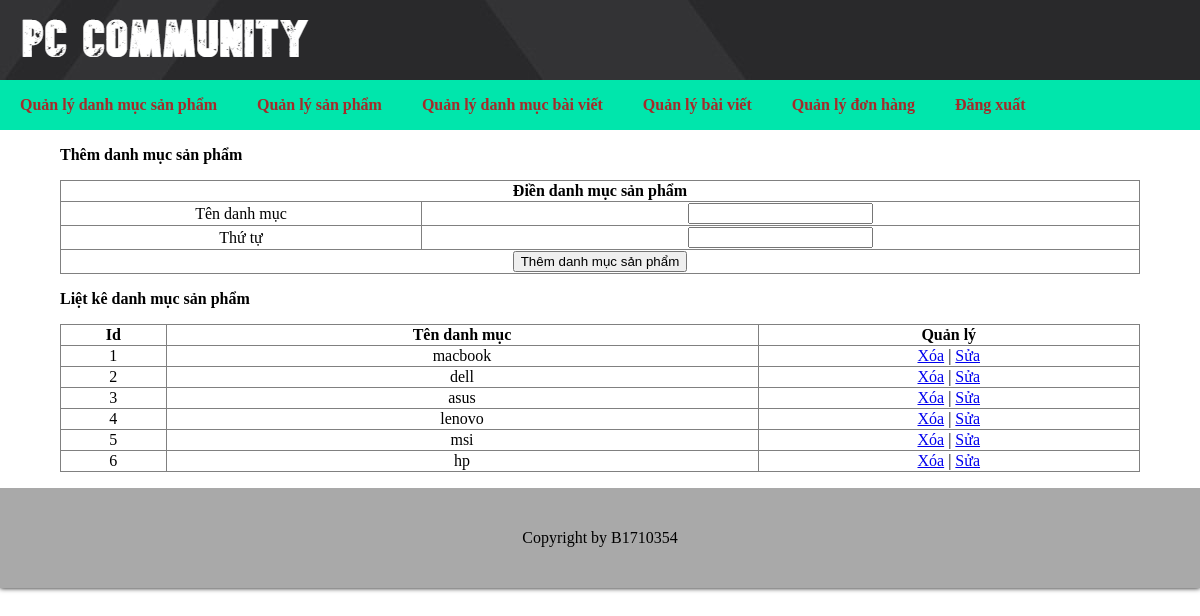
The app's page /admin/index.php?action=quanlydanhmucsanpham&query=them (signed in) with its own data.
### tables this page shows
CREATE TABLE `tbl_danhmuc` (
  `id` int(11) NOT NULL,
  `tendanhmuc` varchar(100) NOT NULL,
  `thutu` int(11) NOT NULL
);

### admin/modules/quanlydanhmucsp/lietke.php (the view)
<?php
    $sql_lietke_danhmucsp = "SELECT * FROM tbl_danhmuc ORDER BY thutu ASC";
    $query_lietke_danhmucsp = mysqli_query($con,$sql_lietke_danhmucsp);
?>
<p id="a">Liệt kê danh mục sản phẩm</p>
<table style="width:100%; text-align:center; border-collapse:collapse;" style="width:100%" border="1">
  <tr>
    <th>Id</th>
    <th>Tên danh mục</th>
    <th>Quản lý</th>
  </tr>
  <?php
  $i = 0;
  while($row=mysqli_fetch_array($query_lietke_danhmucsp)){
      $i++;
  ?>
  <tr>
    <td><?php echo $i ?></td>
    <td><?php echo $row['tendanhmuc'] ?></td>
    <td>
        <a href="modules/quanlydanhmucsp/xuly.php?iddanhmuc=<?php echo $row['id']?>">Xóa</a> | <a href="?action=quanlydanhmucsanpham&query=sua&iddanhmuc=<?php echo $row['id']?>">Sửa</a>
    </td>
  </tr>
  <?php } ?>
</table>

### admin/css/styleadmin.css (style rules this page uses)
body { width: 1200px; margin: auto; padding: 0; box-shadow: 0px 0px 5px black; }
#a { font-weight: 700; font-size: 16px; }

### records on screen
tbl_danhmuc: tendanhmuc "macbook"
tbl_danhmuc: tendanhmuc "dell"
tbl_danhmuc: tendanhmuc "asus"
tbl_danhmuc: tendanhmuc "lenovo"
tbl_danhmuc: tendanhmuc "msi"
tbl_danhmuc: tendanhmuc "hp"
